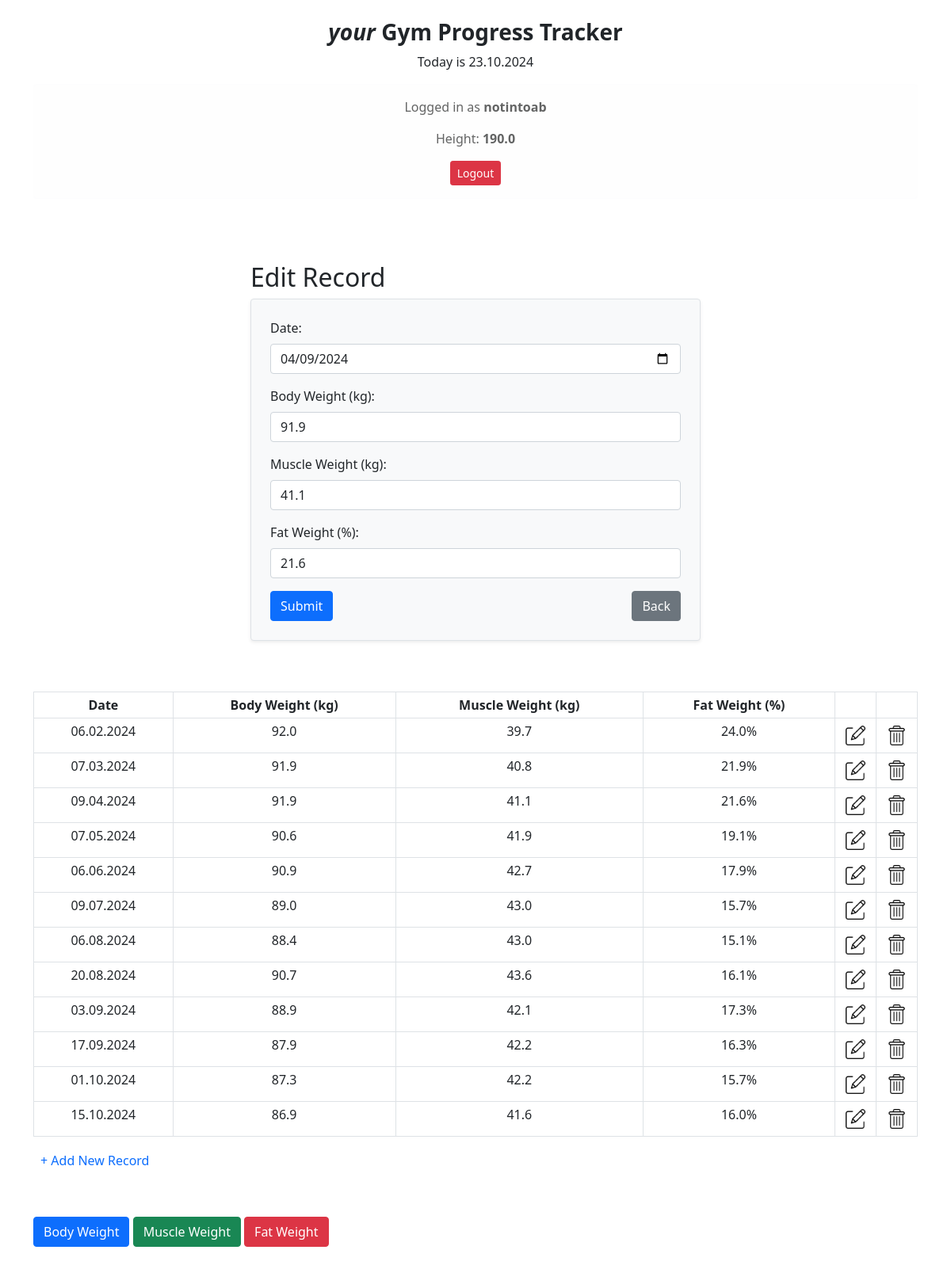
Screenshot of /edit/12 (signed in) with the database file from the repository.
### app.py (models this page shows, shortened)
class User(db.Model):
    id = db.Column(db.Integer, primary_key=True)
    username = db.Column(db.String(100), nullable=False)
    email = db.Column(db.String(80), unique=True, nullable=False)
    password = db.Column(db.String(200), nullable=False)
    height = db.Column(db.Float)

class Results(db.Model):
    id = db.Column(db.Integer, primary_key=True)
    date_created = db.Column(db.DateTime(timezone=True), server_default=func.now(), nullable=False)
    body_weight = db.Column(db.Float, nullable=False)
    muscle_weight = db.Column(db.Float, nullable=False)
    fat_weight = db.Column(db.Float, nullable=False)
    user_id = db.Column(db.Integer, db.ForeignKey('user.id'), nullable=False)

### app.py (the view, shortened to what this page needs)
@app.route("/edit/<int:result_id>", methods=("GET", "POST"))
def edit_result(result_id):
    if 'user_id' not in session:
        return redirect(url_for('index'))
    user_id = session['user_id']  # fetch user_id from session
    result = Results.query.get_or_404(result_id)
    if result.user_id != user_id:
        flash('Unauthorized access!', 'danger')
        return redirect(url_for('index'))
    results = Results.query.filter_by(user_id=user_id).all()
    user = User.query.filter_by(id=user_id).first()
    return render_template(
        "edit_form.html",
        today_date=datetime.today().strftime('%d.%m.%Y'),
        user=user,
        results=results,
        result=result
    )

### templates/edit_form.html
{% extends "index.html" %}
{% block edit_form %}
<div class="container mt-5 w-50 p-3">
    <h2>Edit Record</h2>
    <form method="post" class="border p-4 rounded shadow-sm bg-light">
        <div class="mb-3">
            <label for="date" class="form-label">Date:</label>
            <input type="date" id="date" name="date" class="form-control" value="{{ result.date_created.strftime('%Y-%m-%d') }}" required>
        </div>
        <div class="mb-3">
            <label for="body-weight" class="form-label">Body Weight (kg):</label>
            <input type="number" step="0.01" id="body-weight" name="body-weight" class="form-control" value="{{ result.body_weight }}" required>
        </div>
        <div class="mb-3">
            <label for="muscle-weight" class="form-label">Muscle Weight (kg):</label>
            <input type="number" step="0.01" id="muscle-weight" name="muscle-weight" class="form-control" value="{{ result.muscle_weight }}" required>
        </div>
        <div class="mb-3">
            <label for="fat-weight" class="form-label">Fat Weight (%):</label>
            <input type="number" step="0.01" id="fat-weight" name="fat-weight" class="form-control" value="{{ result.fat_weight }}" required>
        </div>
        <div class="d-flex justify-content-between">
            <button type="submit" class="btn btn-primary">Submit</button>
            <a href="/" class="btn btn-secondary">Back</a>
        </div>
    </form>
</div>
{% endblock %}

### templates/index.html (shortened to what this page needs)
<!DOCTYPE html>
<html lang="en">
<head>
    <link href="https://cdn.jsdelivr.net/npm/bootstrap@5.0.2/dist/css/bootstrap.min.css" rel="stylesheet">
    <link rel="stylesheet" href="{{ url_for('static', filename='style.css') }}">
</head>
<body>
    <div class="container mt-4">
        <div class="row">
            <div class="col text-center">
                <h3 class="fw-bold"><i>your </i>Gym Progress Tracker</h3>
            </div>
        </div>
        <div class="row">
            <div class="col text-center">
                {% if user %}
                    <p>Today is {{ today_date }}</p>
                    <div class="alert alert-light">
                        <p>Logged in as <strong>{{ user.username }}</strong></p>
                        <p>Height: <strong>{{ user.height }}</strong></p>
                        <a href="{{ url_for('logout') }}" class="btn btn-danger btn-sm" name="logout">Logout</a>
                    </div>
                {% endif %}
            </div>
        </div>
    </div>
{% if user %}
<div>
    {% block edit_form %}
    {% endblock %}
</div>
<div class="container mt-5">
    <table class="table table-sm table-hover table-bordered align-middles text-center">
        <thead class="table table-responsive">
            <tr>
                <th>Date</th>
                <th>Body Weight (kg)</th>
                <th>Muscle Weight (kg)</th>
                <th>Fat Weight (%)</th>
                <th></th>
                <th></th>
            </tr>
        </thead>
        <tbody>
            {% for result in results %}
            <tr>
                <td class="text-nowrap">{{ result.date_created.strftime('%d.%m.%Y') }}</td>
                <td>{{ result.body_weight }}</td>
                <td>{{ result.muscle_weight }}</td>
                <td>{{ result.fat_weight }}%</td>
                <td class="fit">
                    <button class="btn btn-link btn-sm">
                        <a  href="/edit/{{ result.id }}">
                            <img width="25" height="25" src="/static/images/edit.png"></img>
                        </a>
                    </button>
                </td>
                <td class="fit">
                    <form method="post" action="{{ url_for('remove_result', result_id=result.id) }}" class="d-inline">
                        <button type="submit" class="btn btn-link btn-sm" onclick="return confirm('Remove record?')">
                            <img width="25" height="25" src="/static/images/delete.png"></img>
                        </button>
                    </form>
                </td>
            </tr>
            {% endfor %}
        </tbody>
    </table>
    <button class="btn btn-sm">
        <a href="/add" class="text-decoration-none">
            <h6>
                + Add New Record
            </h6>
        </a>
    </button>
</div>
<div class="container mt-5">
    <div class="row">
        <div class="col-12">
            <button class="btn btn-primary" onclick="setChartMode('body_weight')">Body Weight</button>
            <button class="btn btn-success" onclick="setChartMode('muscle_weight')">Muscle Weight</button>
            <button class="btn btn-danger" onclick="setChartMode('fat_weight')">Fat Weight</button>
            <div id="chart" style="height:400px; margin-top: 20px;"></div>
        </div>
    </div>
</div>
{% endif %}
</body>
</html>

### static/style.css (style rules this page uses)
.table td.fit, .table th.fit { white-space: nowrap; width: 1%; }

### rows the page displays
User: username "notintoab", height "190.0"
Results: date "04/09/2024", body-weight "91.9", muscle-weight "41.1", fat-weight "21.6", date_created "09.04.2024", body_weight "91.9", muscle_weight "41.1", fat_weight "21.6"
Results: date_created "06.02.2024", body_weight "92.0", muscle_weight "39.7", fat_weight "24.0"
Results: date_created "07.03.2024", body_weight "91.9", muscle_weight "40.8", fat_weight "21.9"
Results: date_created "07.05.2024", body_weight "90.6", muscle_weight "41.9", fat_weight "19.1"
Results: date_created "06.06.2024", body_weight "90.9", muscle_weight "42.7", fat_weight "17.9"
Results: date_created "09.07.2024", body_weight "89.0", muscle_weight "43.0", fat_weight "15.7"
Results: date_created "06.08.2024", body_weight "88.4", muscle_weight "43.0", fat_weight "15.1"
Results: date_created "20.08.2024", body_weight "90.7", muscle_weight "43.6", fat_weight "16.1"
Results: date_created "03.09.2024", body_weight "88.9", muscle_weight "42.1", fat_weight "17.3"
Results: date_created "17.09.2024", body_weight "87.9", muscle_weight "42.2", fat_weight "16.3"
Results: date_created "01.10.2024", body_weight "87.3", muscle_weight "42.2", fat_weight "15.7"
Results: date_created "15.10.2024", body_weight "86.9", muscle_weight "41.6", fat_weight "16.0"
